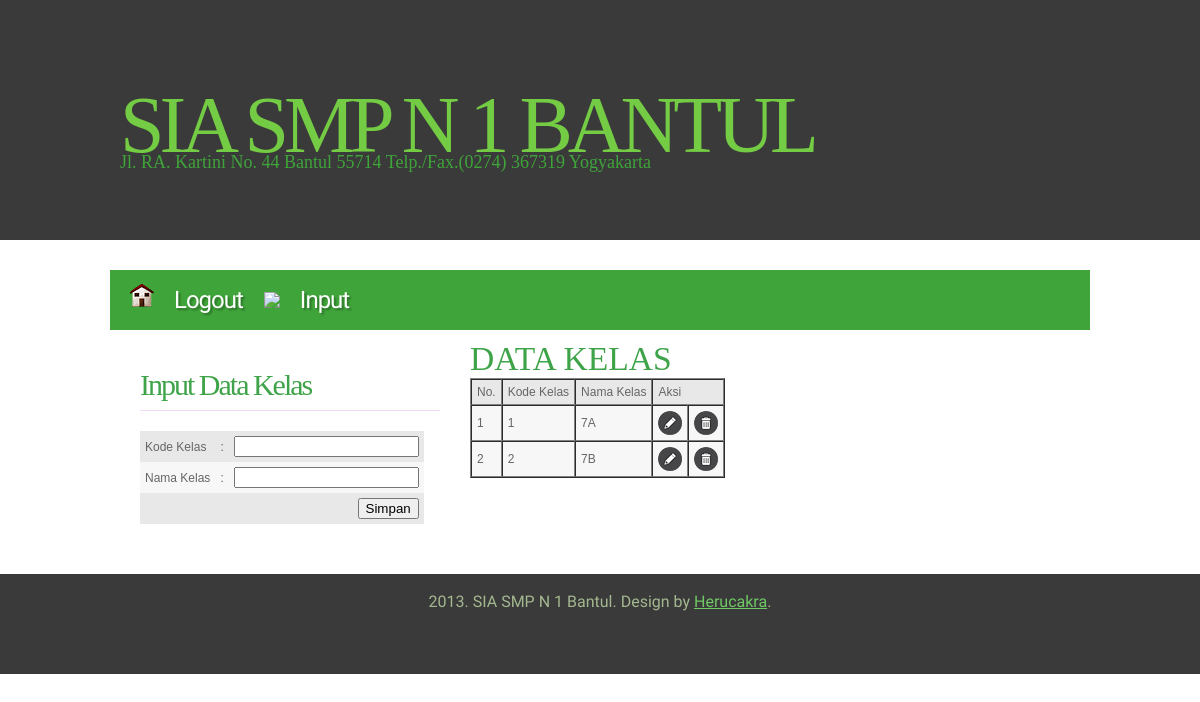
The app's page /data_kelas.php (signed in) with its own data.
### tables this page shows
CREATE TABLE IF NOT EXISTS `kelas` (
  `kd_kelas` varchar(10) NOT NULL,
  `nm_kelas` varchar(20) NOT NULL,
  PRIMARY KEY (`kd_kelas`)
);

### data_kelas.php (the view, shortened to what this page needs)
<html>
<head>
<link href="style.css" rel="stylesheet" type="text/css" media="screen" />
</head>
<body>
<div id="wrapper">
	<div id="header-wrapper">
		<div id="header">
			<div id="logo">
				<h1><a href="#">SIA SMP N 1 Bantul</a></h1>
				<p>Jl. RA. Kartini No. 44 Bantul 55714 Telp./Fax.(0274) 367319 Yogyakarta</p>
			</div>
		</div>
	</div>
	<div id="menu-wrapper">
		<ul id="menu">
			<li><a href="logout.php"><img src ="images/home.png" /><span>Logout</span></a></li>
			<li><img src ="images/nilai.png" /><span>Input</span></a>
			</li>
		</ul>
	</div>
	<div id="page">
		<div id="content">
			<div class="contentbg">
				<h2>DATA KELAS</h2>
				<tbody>
					<table border="1" cellpadding="5" cellspacing="0">
        <tr class='dark'>
			<td>No.</td>
			<td>Kode Kelas</td>
			<td>Nama Kelas</td>
			<td colspan="2">Aksi</td>
        </tr>
    <?php
    $query = mysql_query("select * from kelas");
    $no = 1;
    while ($data = mysql_fetch_array($query)) {
    ?>
        <tr class='light'>
		<td><?php echo $no; ?></td>
            <td><?php echo $data['kd_kelas']; ?></td>
			<td><?php echo $data['nm_kelas']; ?></td>
            <td><a href="edit_kelas.php?kd_kelas=<?php echo $data['kd_kelas']; ?>"><img src ="images/edit.png" /></a></td>
			<td><a href="deleteK.php?kd_kelas=<?php echo $data['kd_kelas']; ?>"><img src ="images/bin.png" /></a></td>
        </tr>
    <?php
        $no++;
    }
    ?>
				</tbody>
		</div>
	</div>
		<div id="sidebar-bg">
			<div id="sidebar">
				<ul>
			<h2 class="title">Input Data Kelas</h2>
<form name="input_data" action="insertK.php" method="post">
<table border="0" cellpadding="5" cellspacing="0">
    <tbody>
        <tr class='dark'>
            <td>Kode Kelas</td>
            <td>:</td>
            <td><input type="text" name="kd_kelas" required="required" /></td>
        </tr>
        <tr class='light'>
            <td>Nama Kelas</td>
            <td>:</td>
            <td><input type="text" name="nm_kelas" required="required" /></td>
        </tr>
        <tr class='dark'>
            <td align="right" colspan="3"><input type="submit" name="submit" value="Simpan" /></td>
        </tr>
    </tbody>
</table>
</form>
			</div>
		</div>
		<div style="clear: both;">&nbsp;</div>
</div>
	</div>
<div id="footer">
	<p>2013. SIA SMP N 1 Bantul. Design by <a href="http://www.smpn1bantul.net">Herucakra</a>.</p>
</div>
</body>
</html>

### style.css (style rules this page uses)
body { margin: 0; padding: 0; background: #FFFFFF; font-family: Arial, Helvetica, sans-serif; font-size: 14px; color: #181B20; }
h1, h2, h3 { margin: 0px; padding: 0px; font-family: 'Arvo', serif; font-weight: 400; color: #3FA449; }
table tbody { font-size: 12px; }
table tbody tr.light { color:#666666; background-color:#F7F7F7; }
table tbody tr.dark { color:#666666; background-color:#E8E8E8; }
h1 { font-size: 2em; }
h2 { font-size: 2.4em; }
p, ul, ol { margin-top: 0; line-height: 180%; }
a { text-decoration: none; color: #9C9A9A; }
#wrapper { margin: 0 auto; padding: 0; }
#header-wrapper { height: 240px; background: #3A3A3A; margin-bottom: 30px; }
#header { width: 960px; height: 240px; margin: 0 auto; }
#logo { width: 980px; height: 100px; margin: 0px auto; padding: 80px 0px 0px 0px; color: #3FA43A; }
#logo h1, #logo p { display: block; margin: 0px; padding: 0px; }
#logo h1 { letter-spacing: -5px; text-align: left; text-transform: uppercase; font-size: 80px; color: #3FA43A; }
#logo h1 a { color: #73CC43; }
#logo p { margin-top: -25px; text-align: left; font-family: 'Arvo', serif; font-size: 18px; }
#logo a { border: none; background: none; text-decoration: none; color: #3FA43A; }
#menu-wrapper { width: 980px; height: 60px; margin: 0px auto; padding: 0px; background: #3FA43A; }
#menu { margin: 0; padding: 0px 20px; list-style: none; line-height: 60px; letter-spacing: -1px; text-decoration: none; text-shadow: 2px 2px 2px rgba(0,0,0,.3); font-family: 'Abel', sans-serif; font-size: 24px; font-weight: normal; color: #FFFFFF; }
#menu li { float: left; margin-right: 1px; }
#menu a { display: block; float: left; height: 60px; margin: 0px; color: #FFFFFF; }
#menu span { padding: 0px 20px; }
#page { width: 980px; margin: 0px auto; padding: 0px; }
#content { float: right; width: 650px; }
#content .contentbg { width: 590px; padding: 10px 30px 0px 30px; }
#sidebar-bg { float: left; width: 330px; }
#sidebar { overflow: hidden; width: 300px; padding: 30px 30px 20px 30px; }
#sidebar ul { margin: 0; padding: 0; list-style: none; }
#sidebar h2 { height: 38px; margin-bottom: 20px; padding: 12px 0 0 0px; border-bottom: 1px solid #F1DAF7; letter-spacing: -2px; font-size: 30px; color: #3FA449; }
#footer { height: 100px; background: #3A3A3A; }
#footer p { margin: 0; padding-top: 18px; line-height: normal; text-align: center; font-family: 'Abel', sans-serif; font-size: 16px; color: #A4B890; }
#footer a { text-decoration: underline; color: #70C964; }

### records on screen
kelas: kd_kelas "1", nm_kelas "7A"
kelas: kd_kelas "2", nm_kelas "7B"
